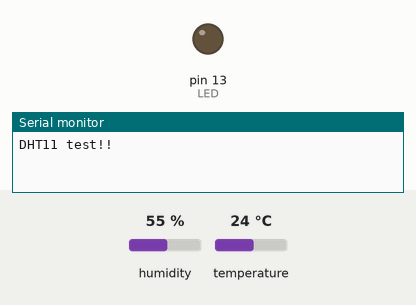
Recording of a sketch running on a simulated Arduino Uno, built with avr-gcc and run on an emulated ATmega328P. On the bench: output pins drawn as LEDs (lit = HIGH), the last lines printed to the serial monitor. The inputs (shaded band) are chosen by the test bench; at power-on: humidity 55 %, temperature 24 °C.

Above: at 0.5 s.
At 6.3 s:
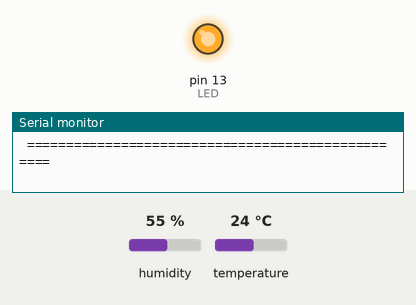
Timing chart, 0 to 6.6 s (numbered marks = the images above):
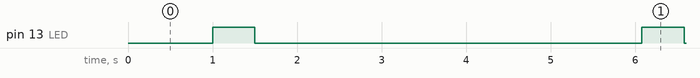

Measured:
- by itself, pin 13 (LED): alternates HIGH for 0.50 s and LOW for 4.6 s

The sketch:

DHT11_Read.ino
```cpp
// Example testing sketch for various DHT humidity/temperature sensors
// Written by ladyada, public domain

#include <DHT.h>

#define DHTPIN 12 //PIN D12
#define LED 13

// Uncomment whatever type you're using!
#define DHTTYPE DHT11   // DHT 11
//#define DHTTYPE DHT22   // DHT 22  (AM2302), AM2321
//#define DHTTYPE DHT21   // DHT 21 (AM2301)

/*
 *  Initialize DHT sensor.
 *  Note that older versions of this library took an optional third parameter to tweak the timings for faster processors.
 *  This parameter is no longer needed as the current DHT reading algorithm adjusts itself to work on faster procs.
 */
DHT dht(DHTPIN, DHTTYPE);

void setup() {
  Serial.begin(9600);
  Serial.println("DHT11 test!!");
  pinMode(LED, OUTPUT);
  dht.begin();
}

void loop() {
  // Wait a few seconds between measurements.
  delay(1000);
  digitalWrite(LED, HIGH);
  delay(500);
  digitalWrite(LED, LOW);
  delay(2000);


  // Reading temperature or humidity takes about 250 milliseconds
  // Sensor readings may also be up to 2 seconds 'old' (its a very slow sensor)
  float h = dht.readHumidity();
  // Read temperature as Celsius (the default)
  float t = dht.readTemperature();
  // Read temperature as Fahrenheit (isFahrenheit = true)
  float f = dht.readTemperature(true);

  // Check if any reads failed and exit early (to try again).
  if (isnan(h) || isnan(t) || isnan(f)) {
    Serial.println("Failed to read from DHT sensor!");
    return;
  }

  // Compute heat index in Fahrenheit (the default)
  float hif = dht.computeHeatIndex(f, h);
  // Compute heat index in Celsius (isFahreheit = false)
  float hic = dht.computeHeatIndex(t, h, false);

  Serial.print("Humidity: ");
  Serial.print(h);
  Serial.print(" %\t");
  Serial.print("Temperature: ");
  Serial.print(t);
  Serial.print(" *C ");
  // Serial.print(f);
  // Serial.print(" *F\t");
  Serial.print("Heat index: ");
  Serial.print(hic);
  Serial.print(" *C ");
  // Serial.print(hif);
  // Serial.print(" *F");
  Serial.println("\r\n ==================================================");

  delay(1500); // sensoring by 5 sec
}
```
